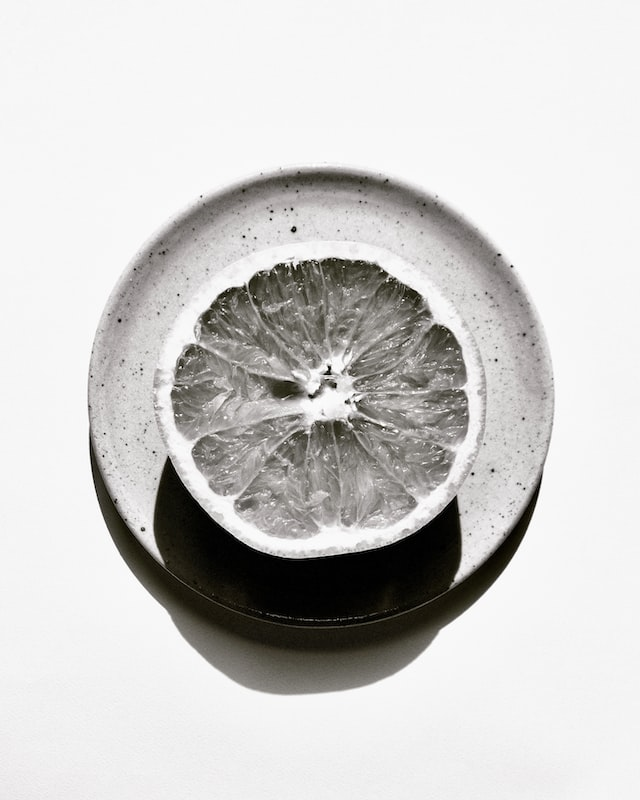
#> input picture edge_functions/trial.jpg, 640 x 800 px
$ python main.py
#> lines starting #> are read from the running program, lines starting #| are printed output that depends on the picture
# ---------------------------Imports-------------
import numpy as np
import cv2 as cv
import matplotlib.pyplot as plt

# ---------------------------Demo Image----------
path = "trial.jpg"
image_data = cv.imread(path, 0)
#> image_data: shape (800, 640); min 0, max 255, mean 205.1
# image_data = cv.cvtColor(src= image_data, code=cv.COLOR_BGR2GRAY)
image = cv.resize(image_data, (400, 400))
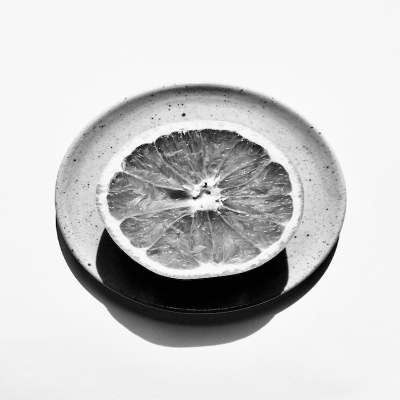
#> image: shape (400, 400); min 0, max 254, mean 205.1
# ----------------------------Kernels-------------

# Sobel Kernel
# horizontal
sobel_kernel1 = np.array([[-1, 0, 1],
                    [-2, 0, 2],
                    [-1, 0, 1]])

# vertical
sobel_kernel2 = np.array([[1, 2, 1],
                    [0, 0, 0],
                    [-1, -2, -1]])

# Roberts Kernel
# horizontal
robert_kernel1 = np.array([[1, 0],
                           [0, -1]])

# vertical
robert_kernel2 = np.array([[0, 1],
                           [-1, 0]])

# ---------------------------Edge Detection-----------

# padding is using for not losing the image pixel dimension
def convolve2D(image_data, kernel, padding = 0):
#> called with kernel = array of shape (2, 2), padding = 0
    padding_width = kernel.shape[0] // 2   # in our case 3x3 it will be 1px in all sides

    # to add the padding to our image
    x = image_data.shape[0] + padding_width * 2
#> x = 402
    y = image_data.shape[1] + padding_width * 2
#> y = 402

    # array = np.array([padding] * (x * y))
    # new_arr = array.reshape(x, y)
    padding_img = np.zeros((x, y))

    # keep the pixel wide padding on all sides, but change the other values to be the same as img
    padding_img[padding_width:-padding_width, padding_width:-padding_width] = image_data
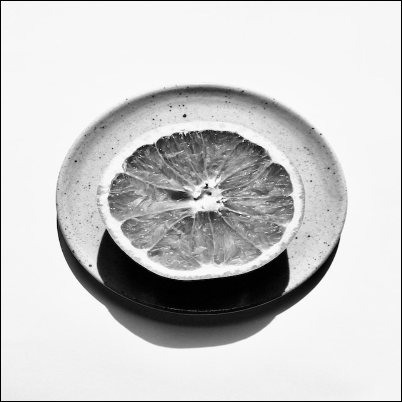
#> padding_img: shape (402, 402) float64; min 0, max 254, mean 203


        # To simplify things
    k = kernel.shape[0]

    # 2D array of zeros
    convolved_img = np.zeros(shape=(image_data.shape[0], image_data.shape[1]))

    # Iterate over the rows
    for i in range(image_data.shape[0]):
        # Iterate over the columns
        for j in range(image_data.shape[0]):
            # img[i, j] = individual pixel value
            # Get the current matrix
            mat = padding_img[i:i+k, j:j+k]  # => img[i:i+k][j:j+k]

            # Apply the convolution - element-wise multiplication and summation of the result
            # Store the result to i-th row and j-th column of our convolved_img array
            convolved_img[i, j] = np.sum(np.multiply(mat, kernel))
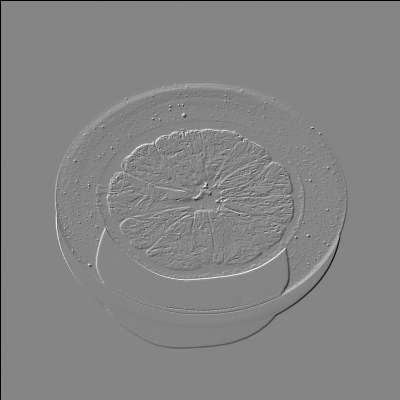
#> convolved_img: shape (400, 400) float64; min -248, max 226, mean -1.2; drawn with min black and max white

    return convolved_img

def edge_detection(image_data, horizontal, vertical):
    G_x = convolve2D(image_data, horizontal, padding = 0)
    G_y = convolve2D(image_data, vertical, padding = 0)
#> call 2 of convolve2D, with kernel = array of shape (2, 2), padding = 0
#> after the loop in convolve2D (call 2), `for i in range(image_data.shape[0]):`:
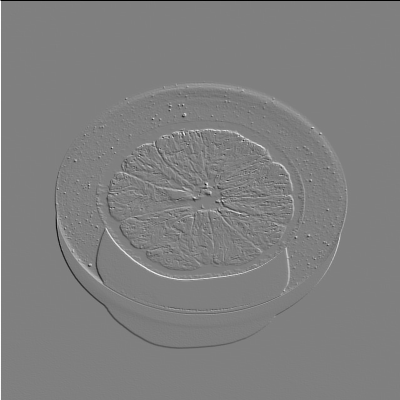
#> convolved_img: shape (400, 400) float64; min -248, max 247, mean 0; drawn with min black and max white
    G_combined = np.sqrt(np.square(G_x) + np.square(G_y))
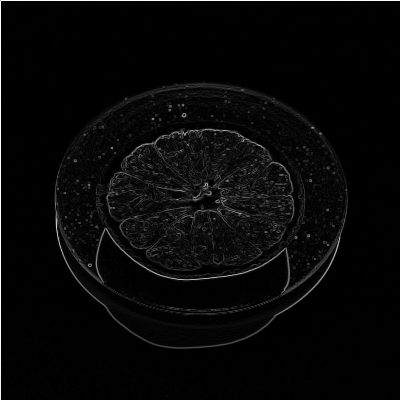
#> G_combined: shape (400, 400) float64; min 0, max 350.7, mean 10.6; drawn with min black and max white
    G_combined *= 255.0 / G_combined.max() # normalize to be between 0 and 255
    return G_combined

""""
Sobel Function for edge detection:
    Edge detection is an application for the convolution so we are using sobel filter to edge dectect.
    Sobel filter consists of two kernels and the kernels are 3x3 Matrices.
    We convolve each kernel with the image.
    Then we will combined the results
    Gx => the result of convolving sobel_kernel1 with image.
    Gy => the result of convolving sobel_kernel2 with image.
    by using square root of Gx ** 2 + Gy ** 2, you will get the magnitude of the edge and combine.


Roberts function:
    the input to the operator is a grayscale image, as is the output.
    we will convolve the image with the kernels.
    kernels of the robert are 2x2.
    gradient mag (G) can be optained like the soble by taking square root of G_x_square + G_y_square

"""
# [4 lines of commented-out code are left out]

combine = edge_detection(image, robert_kernel1, robert_kernel2)
saved = cv.imwrite("robert.jpg",combine)
if saved:
    print("yes".swapcase())
